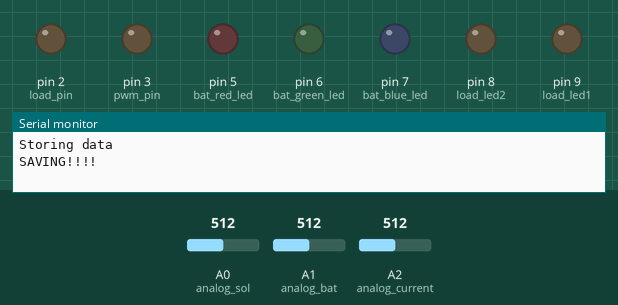
Recording of a sketch running on a simulated Arduino Uno, built with avr-gcc and run on an emulated ATmega328P. Shown: output pins drawn as LEDs (lit = HIGH), the last lines printed to the serial monitor. Inputs (shaded band) come from the test bench; at power-on: A0 (analog_sol) = 512, A1 (analog_bat) = 512, A2 (analog_current) = 512. The local clock reads 2024-03-15 10:24:30 at power-on unless the sketch sets it; storage starts empty.

Above: at 0.1 s.
At 0.8 s:
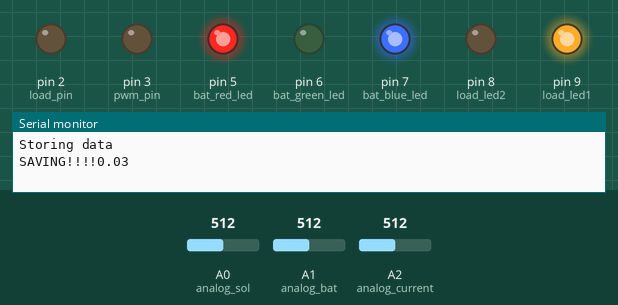
Timing chart, 0 to 2.3 s (numbered marks = the images above):
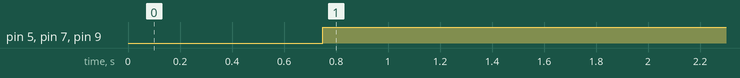

The sketch:

SolarCharge.ino
```cpp
#include<SPI.h>
#include<SD.h>
#include<Wire.h>
#include "RTClib.h"

RTC_DS3231 rtc;

// variables
int CS = 10;
float avg = 0.0;
int analog_current = A2;
int analog_bat = A1;
int analog_sol = A0;
float bat_volt = 0.0;
float solar_volt = 0.0;
float SP1 = 13.6;
float SP2 = 14.4;
float bat_min = 9.5;
float bat_max = 15.0;
float lvd = 9.0;
float voltage_bat = 0.0;
float voltage_sol = 0.0;
float current = 0.0;
float watt = 0.0;
int pwm_pin = 3;
int load_pin = 2;
float duty = 0.0;
float error = 0.0;
float Ep = 0.0;
float sum = 0.0;
float voltage = 0.0;
int bat_red_led = 5;
int bat_green_led = 6;
int bat_blue_led = 7;
int load_led1 = 9;
int load_led2 = 8;
int load_status = 0;


// List of Tasks
#define BATT_VOLT_MSR 1
#define PANL_VOLT_MSR 2
#define BATT_CHG_MGMT 3
#define LOAD_PWR_MGMT 4
#define LOAD_PWR_CALC 5
#define LED_IND       6
#define SD_LOG        7

char  state = BATT_VOLT_MSR;
///int  daysaving=1;
void setup() {
  // put your setup code here, to run once:

  Serial.begin(9600);
  SD.begin(CS);
  rtc.begin();
  store_var();
  pinMode(bat_red_led, OUTPUT);
  pinMode(bat_green_led, OUTPUT);
  pinMode(bat_blue_led, OUTPUT);
  pinMode(load_led1, OUTPUT);
  pinMode(load_led2, OUTPUT);
  pinMode(pwm_pin, OUTPUT);
  pinMode(load_pin, OUTPUT);

}

void loop()
{
  // put your main code here, to run repeatedly:
  switch (state)
  {
    case BATT_VOLT_MSR :

      analogWrite(pwm_pin, LOW);
      delay(100);
      voltage_bat = analogRead(analog_bat);
      voltage_bat = .00493 * voltage_bat;
      bat_volt = 5.567 * voltage_bat;
      //Serial.println(bat_volt);
      state = PANL_VOLT_MSR;
      break;

    case PANL_VOLT_MSR:
      voltage_sol = analogRead(analog_sol);
      voltage_sol = .00493 * voltage_sol;
      solar_volt = 5.567 * voltage_sol;
      //Serial.println(solar_volt);
      state = BATT_CHG_MGMT;
      break;

    case BATT_CHG_MGMT:
      if (solar_volt > bat_volt && bat_volt <= SP2)
      {
        if (bat_volt < SP1)
        {
          duty = 252.46;
          analogWrite(pwm_pin, duty);
        }
        else if (bat_volt > SP1 && bat_volt < SP2)
        {
          error = SP2 - bat_volt;
          Ep = error * 100;
          if (Ep < 0)
          {
            Ep = 0;
          }
          else if (Ep > 100)
          {
            Ep = 100;
          }
          else if (Ep > 0 && Ep < 100)
          {
            duty = (Ep * 255) / 100;
          }
          analogWrite(pwm_pin, duty);
        }

      }
      else
      {
        duty = 0;
        analogWrite(pwm_pin, duty);
      }
      state = LOAD_PWR_MGMT;
      break;
    case LOAD_PWR_MGMT:
      if (solar_volt < 5)
      {
        if (bat_volt > lvd)
        {
          load_status = 1;
          digitalWrite(load_pin, HIGH);
          Serial.println("load is connected");
        }
        else if (bat_volt < lvd)
        {
          load_status = 0;
          digitalWrite(load_pin, LOW);
        }
      }
      else
      {
        load_status = 0;
        digitalWrite(load_pin, LOW);
      }
      state = LOAD_PWR_CALC;
      break;

    case LOAD_PWR_CALC:

      for (int i = 0; i < 120; i++)
      {
        delay(5);
        voltage = abs(510.90 - analogRead(analog_current));
        sum = sum + voltage;
      }
      sum = sum / 120;
      current = (sum) * 27.03 / 1023;
      Serial.println(current);
      watt = bat_volt * current;
      state = LED_IND;
      break;

    case LED_IND:
      if (bat_volt > 10.0 && bat_volt < 14.4)
      {
        leds_off_all();
        digitalWrite(bat_green_led, LOW);
      }
      else if (bat_volt > SP2)
      {
        leds_off_all();
        digitalWrite(bat_blue_led, LOW);
      }
      else if (bat_volt < 9.5)
      {
        leds_off_all();
        digitalWrite(bat_red_led, LOW);
      }
      if (load_status == 1)
      {
        digitalWrite(load_led1, LOW);
      }
      else if (load_status == 0)
      {
        digitalWrite(load_led2, LOW);
      }
      state = SD_LOG;
      break;
    case SD_LOG:
      File datafile = SD.open("test.csv", FILE_WRITE);
      if (datafile)
      {
        delay(30000);
        delay(30000);
        DateTime now = rtc.now();
        Serial.println("Storing");
        datafile.print(now.hour(), DEC);
        datafile.print(":");
        datafile.print(now.minute(), DEC);
        datafile.print(":");
        datafile.print(",");
        datafile.print(now.year(), DEC);
        datafile.print(now.month(), DEC);
        datafile.print(now.day(), DEC);
        datafile.print(",");
        datafile.print(solar_volt);
        datafile.print(",");
        datafile.print(bat_volt);
        datafile.print(",");
        datafile.print(current);
        datafile.print(",");
        datafile.println(watt);
        Serial.print("Saving Data");
        datafile.close();

      }
      state = BATT_VOLT_MSR;
      break;
  }
}


void leds_off_all(void)
{ digitalWrite(bat_red_led, HIGH);
  digitalWrite(bat_green_led, HIGH);
  digitalWrite(bat_blue_led, HIGH);
  digitalWrite(load_led1, HIGH);
  digitalWrite(load_led2, HIGH);
}
void store_var() {
  File datafile = SD.open("test.csv", FILE_WRITE);
  if (datafile) {
    //delay(30000);
    //delay(30000);
    //DateTime now=rtc.now();
    Serial.println("Storing data");
    datafile.print('T');
    datafile.print(',');
    datafile.print('D');
    datafile.print(',');
    datafile.print('S');
    datafile.print(',');
    datafile.print('V');
    datafile.print(',');
    datafile.print('C');
    datafile.print(',');
    datafile.println('P');
    Serial.print("SAVING!!!!");

    //Serial.print(now.year(),DEC);
    datafile.close();

  }
}
```

Measured:
- by itself, pin 5 (bat_red_led), pin 7 (bat_blue_led), pin 9 (load_led1): LOW → HIGH at 0.75 s
